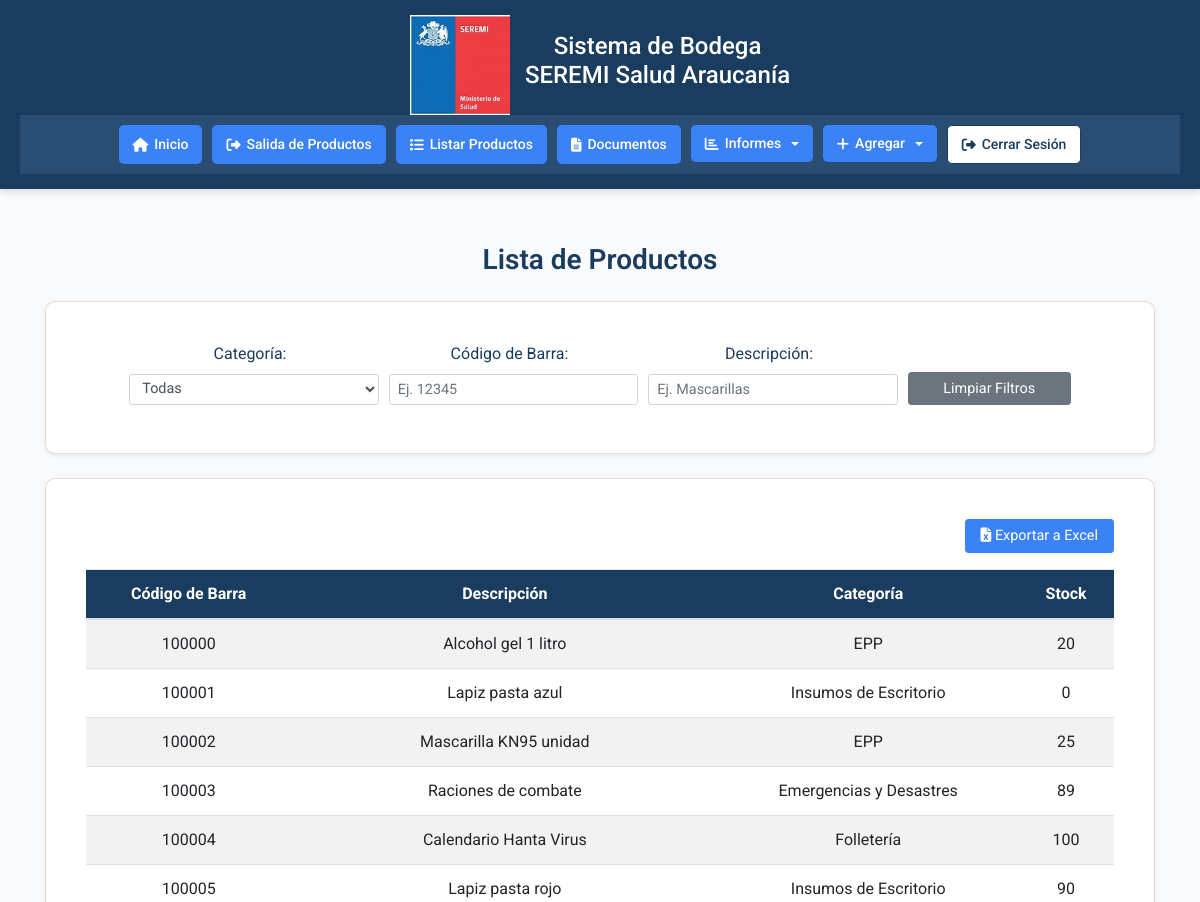
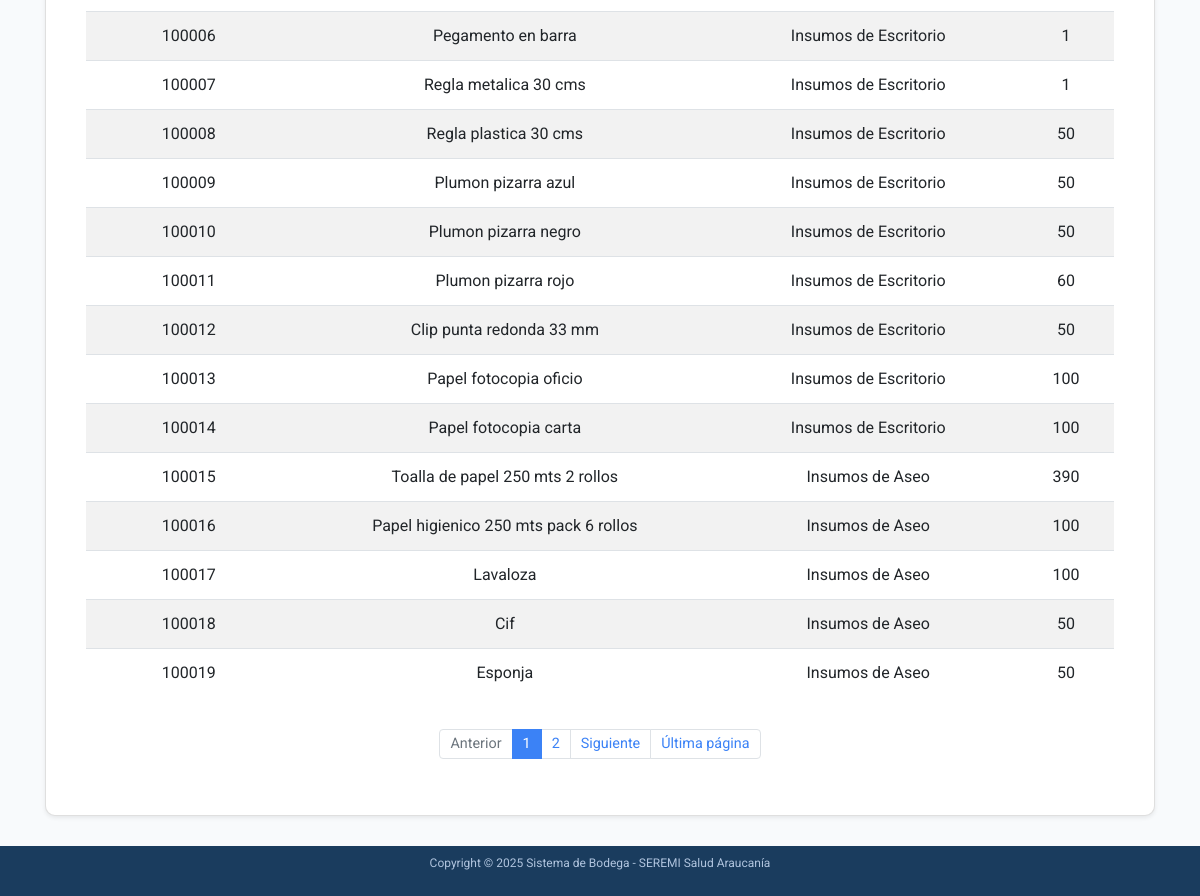
Screenshot of /accounts/listar-productos/ (signed in) with the database file from the repository (2 pictures, top to bottom).
### accounts/models.py (models this page shows, shortened)
class Producto(models.Model):
    CATEGORIAS = [
        ('Insumos de Aseo', 'Insumos de Aseo'),
        ('Insumos de Escritorio', 'Insumos de Escritorio'),
        ('EPP', 'EPP'),
        ('Emergencias y Desastres', 'Emergencias y Desastres'),
        ('Folletería', 'Folletería'),
        ('Otros', 'Otros'),
    ]
    codigo_barra = models.CharField(max_length=50, unique=True)
    descripcion = models.CharField(max_length=200)
    stock = models.IntegerField(default=0, db_index=True)
    categoria = models.CharField(max_length=100, choices=CATEGORIAS, blank=True)
    rut_proveedor = models.CharField(max_length=12, blank=True)
    guia_despacho = models.CharField(max_length=50, blank=True)
    numero_factura = models.CharField(max_length=50, blank=True)
    orden_compra = models.CharField(max_length=50, blank=True)
    class Meta:
        indexes = [models.Index(fields=['stock'], name='idx_producto_stock')]

### accounts/views.py (the view)
# urls.py: path('listar-productos/', views.listar_productos, name='listar-productos'),  # Listar todos los productos
@login_required
def listar_productos(request):
    limpiar_sesion_productos_salida(request)
    params = request.POST if request.method == 'POST' else request.GET
    query_codigo = params.get('codigo_barra', '')
    query_descripcion = params.get('descripcion', '')
    query_categoria = params.get('categoria', '')
    productos = Producto.objects.all().order_by('codigo_barra')
    if query_codigo:
        productos = productos.filter(codigo_barra=query_codigo)
    if query_descripcion:
        productos = productos.filter(descripcion__icontains=query_descripcion)
    if query_categoria and query_categoria != 'Todas':
        productos = productos.filter(categoria=query_categoria)
    if request.method == 'POST' and 'exportar_excel' in request.POST:
        columnas = ['Código de Barra', 'Nombre del Producto', 'Categoría', 'Stock Actual']
        campos = ['codigo_barra', 'descripcion', 'categoria', 'stock']
        return exportar_excel(request, productos, "Productos", columnas, campos)
    page_obj = paginar_resultados(request, productos)
    context = {
        'page_obj': page_obj,
        'query_codigo': query_codigo,
        'query_descripcion': query_descripcion,
        'query_categoria': query_categoria,
        'categorias': [('', 'Todas')] + Producto.CATEGORIAS,
    }
    return render(request, 'accounts/listar_productos.html', context)

### accounts/auth_backend.py (called while the page is built)
    def get_user(self, user_id):
        UserModel = get_user_model()
        try:
            return UserModel.objects.get(pk=user_id)
        except UserModel.DoesNotExist:
            return None

### accounts/views.py (called while the page is built)
def limpiar_sesion_productos_salida(request):
    if 'productos_salida' in request.session:
        del request.session['productos_salida']

def paginar_resultados(request, objetos, items_por_pagina=20):
    paginator = Paginator(objetos, items_por_pagina)
    page = request.GET.get('page')
    try:
        page_obj = paginator.page(page)
    except PageNotAnInteger:
        page_obj = paginator.page(1)
    except EmptyPage:
        page_obj = paginator.page(paginator.num_pages)
    return page_obj

### accounts/templates/accounts/listar_productos.html (shortened to what this page needs)
{% extends 'accounts/home.html' %}
{% load static %}
{% block content %}
<div class="container mt-4">
    <h2 class="text-center mb-4" style="color: #1a3c5e; font-weight: 600;">Lista de Productos</h2>
    <div class="card form-card shadow-sm mb-4">
        <div class="card-body">
            <form id="filter-form" method="get" action="{% url 'listar-productos' %}">
                <div class="form-row justify-content-center align-items-end">
                    <div class="form-group col-md-3 mb-2">
                        <label for="categoria" class="mr-2" style="color: #1a3c5e;">Categoría:</label>
                        <select id="categoria" name="categoria" class="form-control form-control-sm">
                            {% for value, label in categorias %}
                                <option value="{{ value }}" {% if query_categoria == value %}selected{% endif %}>{{ label }}</option>
                            {% endfor %}
                        </select>
                    </div>
                    <div class="form-group col-md-3 mb-2">
                        <label for="codigo_barra" class="mr-2" style="color: #1a3c5e;">Código de Barra:</label>
                        <input type="text" id="codigo_barra" name="codigo_barra" class="form-control form-control-sm" value="{{ query_codigo }}" placeholder="Ej. 12345">
                    </div>
                    <div class="form-group col-md-3 mb-2">
                        <label for="descripcion" class="mr-2" style="color: #1a3c5e;">Descripción:</label>
                        <input type="text" id="descripcion" name="descripcion" class="form-control form-control-sm" value="{{ query_descripcion }}" placeholder="Ej. Mascarillas">
                    </div>
                    <div class="form-group col-md-2 mb-2">
                        <button type="button" id="clear-filters" class="btn btn-sm btn-secondary w-100">Limpiar Filtros</button>
                    </div>
                </div>
            </form>
        </div>
    </div>
    <div class="card table-card shadow-sm">
        <div class="card-body">
            <div class="d-flex justify-content-end mb-3">
                <form id="export-form" method="post" action="{% url 'listar-productos' %}">
                    <button type="submit" name="exportar_excel" class="btn btn-sm btn-primary">
                        <i class="fas fa-file-excel"></i> Exportar a Excel
                    </button>
                </form>
            </div>
            <div id="table-container">
                {% if page_obj %}
                    <div class="table-responsive">
                        <table class="table table-striped table-hover">
                            <thead style="background-color: #1a3c5e; color: white;">
                                <tr>
                                    <th>Código de Barra</th>
                                    <th>Descripción</th>
                                    <th>Categoría</th>
                                    <th>Stock</th>
                                </tr>
                            </thead>
                            <tbody id="product-table-body">
                                {% for producto in page_obj %}
                                    <tr>
                                        <td>{{ producto.codigo_barra }}</td>
                                        <td>{{ producto.descripcion }}</td>
                                        <td>{{ producto.categoria|default:"Otros" }}</td>
                                        <td>{{ producto.stock }}</td>
                                    </tr>
                                {% endfor %}
                            </tbody>
                        </table>
                    </div>
                    <div class="pagination justify-content-center mt-3">
                        <ul class="pagination">
                            {% if page_obj.has_previous %}
                                <li class="page-item">
                                    <a class="page-link" href="?page={{ page_obj.previous_page_number }}{% if query_codigo %}&codigo_barra={{ query_codigo }}{% endif %}{% if query_descripcion %}&descripcion={{ query_descripcion }}{% endif %}{% if query_categoria %}&categoria={{ query_categoria }}{% endif %}" data-page="{{ page_obj.previous_page_number }}">Anterior</a>
                                </li>
                            {% else %}
                                <li class="page-item disabled">
                                    <a class="page-link" href="#">Anterior</a>
                                </li>
                            {% endif %}
                            {% with start=page_obj.number|add:-5 end=page_obj.number|add:5 %}
                                {% for num in page_obj.paginator.page_range %}
                                    {% if num >= start and num <= end %}
                                        {% if num == page_obj.number %}
                                            <li class="page-item active">
                                                <span class="page-link">{{ num }}</span>
                                            </li>
                                        {% else %}
                                            <li class="page-item">
                                                <a class="page-link" href="?page={{ num }}" data-page="{{ num }}">{{ num }}</a>
                                            </li>
                                        {% endif %}
                                    {% endif %}
                                {% endfor %}
                            {% endwith %}
                            {% if page_obj.has_next %}
                                <li class="page-item">
                                    <a class="page-link" href="?page={{ page_obj.next_page_number }}" data-page="{{ page_obj.next_page_number }}">Siguiente</a>
                                </li>
                            {% else %}
                                <li class="page-item disabled">
                                    <a class="page-link" href="#">Siguiente</a>
                                </li>
                            {% endif %}
                            <li class="page-item">
                                <a class="page-link" href="?page={{ page_obj.paginator.num_pages }}" data-page="{{ page_obj.paginator.num_pages }}">Última página</a>
                            </li>
                        </ul>
                    </div>
                {% else %}
                    <p class="text-center" style="color: #64748b;">No se encontraron productos.</p>
                {% endif %}
            </div>
        </div>
    </div>
</div>
{% endblock %}

### accounts/templates/accounts/home.html (style rules this page uses)
* { margin: 0; padding: 0; box-sizing: border-box; font-family: 'Roboto', Arial, sans-serif; }
body { background-color: #f8fafc; display: flex; flex-direction: column; min-height: 100vh; }
main .container { width: 100%; padding: 0 15px; box-sizing: border-box; }
main h2 { color: #1a3c5e; font-size: 28px; font-weight: 700; margin-bottom: 10px; }
.form-card { background-color: #ffffff; border-radius: 10px; padding: 20px; max-width: 100%; margin: 0 auto; box-shadow: 0 4px 6px rgba(0, 0, 0, 0.1); }

### accounts/templates/accounts/listar_productos.html (style rules this page uses)
.form-card, .table-card { background-color: #ffffff; border-radius: 10px; padding: 20px; max-width: 100%; margin: 0 auto; box-shadow: 0 4px 6px rgba(0, 0, 0, 0.1); }
.form-control-sm { height: calc(1.5em + 0.5rem + 2px); font-size: 0.9rem; }
.btn-primary { background-color: #3b82f6; border-color: #3b82f6; padding: 5px 15px; font-size: 0.9rem; }
.btn-secondary { background-color: #6c757d; border-color: #6c757d; padding: 5px 15px; font-size: 0.9rem; }
.table th, .table td { vertical-align: middle; }
.pagination .page-link { color: #3b82f6; border: 1px solid #dee2e6; padding: 5px 10px; font-size: 0.9rem; }
.pagination .page-item.active .page-link { background-color: #3b82f6; border-color: #3b82f6; color: white; }
.pagination .page-item.disabled .page-link { color: #6c757d; pointer-events: none; background-color: #fff; border-color: #dee2e6; }

### rows the page displays
Producto: codigo_barra "100000", descripcion "Alcohol gel 1 litro", categoria "EPP", stock "20"
Producto: codigo_barra "100001", descripcion "Lapiz pasta azul", categoria "Insumos de Escritorio", stock "0"
Producto: codigo_barra "100002", descripcion "Mascarilla KN95 unidad", categoria "EPP", stock "25"
Producto: codigo_barra "100003", descripcion "Raciones de combate", categoria "Emergencias y Desastres", stock "89"
Producto: codigo_barra "100004", descripcion "Calendario Hanta Virus", categoria "Folletería", stock "100"
Producto: codigo_barra "100005", descripcion "Lapiz pasta rojo", categoria "Insumos de Escritorio", stock "90"
Producto: codigo_barra "100006", descripcion "Pegamento en barra", categoria "Insumos de Escritorio", stock "1"
Producto: codigo_barra "100007", descripcion "Regla metalica 30 cms", categoria "Insumos de Escritorio", stock "1"
Producto: codigo_barra "100008", descripcion "Regla plastica 30 cms", categoria "Insumos de Escritorio", stock "50"
Producto: codigo_barra "100009", descripcion "Plumon pizarra azul", categoria "Insumos de Escritorio", stock "50"
Producto: codigo_barra "100010", descripcion "Plumon pizarra negro", categoria "Insumos de Escritorio", stock "50"
Producto: codigo_barra "100011", descripcion "Plumon pizarra rojo", categoria "Insumos de Escritorio", stock "60"
Producto: codigo_barra "100012", descripcion "Clip punta redonda 33 mm", categoria "Insumos de Escritorio", stock "50"
Producto: codigo_barra "100013", descripcion "Papel fotocopia oficio", categoria "Insumos de Escritorio", stock "100"
Producto: codigo_barra "100014", descripcion "Papel fotocopia carta", categoria "Insumos de Escritorio", stock "100"
Producto: codigo_barra "100015", descripcion "Toalla de papel 250 mts 2 rollos", categoria "Insumos de Aseo", stock "390"
Producto: codigo_barra "100016", descripcion "Papel higienico 250 mts pack 6 rollos", categoria "Insumos de Aseo", stock "100"
Producto: codigo_barra "100017", descripcion "Lavaloza", categoria "Insumos de Aseo", stock "100"
Producto: codigo_barra "100018", descripcion "Cif", categoria "Insumos de Aseo", stock "50"
Producto: codigo_barra "100019", descripcion "Esponja", categoria "Insumos de Aseo", stock "50"

### other values shown
{{ num }} "1"
{{ num }} "2"
form field categoria "Todas"
